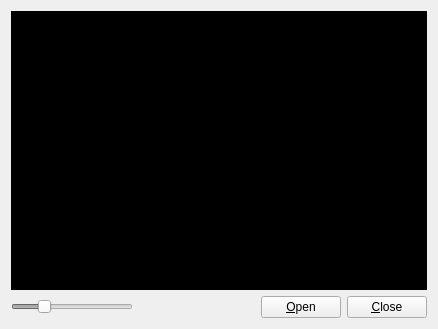
<ui version="4.0" >
 <class>FormEdge</class>
 <widget class="QWidget" name="FormEdge" >
  <property name="geometry" >
   <rect>
    <x>0</x>
    <y>0</y>
    <width>438</width>
    <height>329</height>
   </rect>
  </property>
  <property name="sizePolicy" >
   <sizepolicy vsizetype="Preferred" hsizetype="Preferred" >
    <horstretch>0</horstretch>
    <verstretch>0</verstretch>
   </sizepolicy>
  </property>
  <property name="minimumSize" >
   <size>
    <width>240</width>
    <height>200</height>
   </size>
  </property>
  <property name="windowTitle" >
   <string>OpenCV PyQt version of edge (by chai2010)</string>
  </property>
  <layout class="QVBoxLayout" name="verticalLayout" >
   <item>
    <widget class="QLabel" name="labelImage" >
     <property name="enabled" >
      <bool>true</bool>
     </property>
     <property name="sizePolicy" >
      <sizepolicy vsizetype="Expanding" hsizetype="Expanding" >
       <horstretch>0</horstretch>
       <verstretch>0</verstretch>
      </sizepolicy>
     </property>
     <property name="minimumSize" >
      <size>
       <width>0</width>
       <height>0</height>
      </size>
     </property>
     <property name="styleSheet" >
      <string notr="true" >background-color: rgb(0, 0, 0);</string>
     </property>
     <property name="text" >
      <string>&lt;!DOCTYPE HTML PUBLIC "-//W3C//DTD HTML 4.0//EN" "http://www.w3.org/TR/REC-html40/strict.dtd">
&lt;html>&lt;head>&lt;meta name="qrichtext" content="1" />&lt;style type="text/css">
p, li { white-space: pre-wrap; }
&lt;/style>&lt;/head>&lt;body style=" font-family:'宋体'; font-size:9pt; font-weight:400; font-style:normal;">
&lt;p align="center" style=" margin-top:0px; margin-bottom:0px; margin-left:0px; margin-right:0px; -qt-block-indent:0; text-indent:0px;">未打开图像&lt;/p>&lt;/body>&lt;/html></string>
     </property>
    </widget>
   </item>
   <item>
    <layout class="QHBoxLayout" name="horizontalLayout" >
     <item>
      <widget class="QSlider" name="sliderThreshold" >
       <property name="enabled" >
        <bool>false</bool>
       </property>
       <property name="minimum" >
        <number>1</number>
       </property>
       <property name="maximum" >
        <number>100</number>
       </property>
       <property name="value" >
        <number>25</number>
       </property>
       <property name="orientation" >
        <enum>Qt::Horizontal</enum>
       </property>
      </widget>
     </item>
     <item>
      <spacer name="horizontalSpacer" >
       <property name="orientation" >
        <enum>Qt::Horizontal</enum>
       </property>
       <property name="sizeHint" stdset="0" >
        <size>
         <width>40</width>
         <height>20</height>
        </size>
       </property>
      </spacer>
     </item>
     <item>
      <widget class="QPushButton" name="openButton" >
       <property name="text" >
        <string>&amp;Open</string>
       </property>
      </widget>
     </item>
     <item>
      <widget class="QPushButton" name="closeButton" >
       <property name="text" >
        <string>&amp;Close</string>
       </property>
      </widget>
     </item>
    </layout>
   </item>
  </layout>
 </widget>
 <resources/>
 <connections>
  <connection>
   <sender>closeButton</sender>
   <signal>clicked()</signal>
   <receiver>FormEdge</receiver>
   <slot>close()</slot>
   <hints>
    <hint type="sourcelabel" >
     <x>418</x>
     <y>347</y>
    </hint>
    <hint type="destinationlabel" >
     <x>498</x>
     <y>369</y>
    </hint>
   </hints>
  </connection>
 </connections>
</ui>
